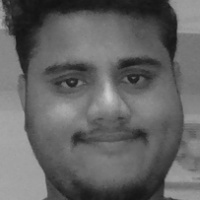
#> input picture Data/biplab.1000.jpg, 200 x 200 px, given in place of the camera
$ jupyter execute --allow-errors FaceTest.ipynb   (text cells are left out)
#> lines starting #> are read from the running program, lines starting #| are printed output that depends on the picture
[cell 1]
import cv2

[cell 2]
def generate_dataset():
    face_classifier = cv2.CascadeClassifier("haarcascade_frontalface_default.xml")
    def face_cropped(img):
        gray = cv2.cvtColor(img, cv2.COLOR_BGR2GRAY)
        faces = face_classifier.detectMultiScale(gray, 1.3, 5)

        if faces is ():
            return None
        for (x,y,w,h) in faces:
            cropped_face = img[y:y+h,x:x+w]
        return cropped_face

    cap = cv2.VideoCapture(0)
    img_id = 0

    while True:
        ret, frame = cap.read()
#> frame is the input picture: shape (200, 200, 3); min 18, max 206, mean 100.2
        if face_cropped(frame) is not None:
#> in face_cropped, `faces = face_classifier.detectMultiScale(gray, 1.3, 5)`: faces = [[23, 20, 162, 162]]
#> the loop in face_cropped, `for (x,y,w,h) in faces:` made 1 pass
#> pass 1, in face_cropped, `cropped_face = img[y:y+h,x:x+w]`:
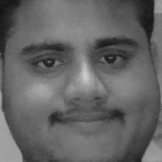
#> cropped_face: shape (162, 162, 3); min 19, max 206, mean 100.5
            img_id+=1
#> img_id = 1
            face = cv2.resize(face_cropped(frame), (200,200))
#> the loop in face_cropped (call 2), `for (x,y,w,h) in faces:` made 1 pass
            face = cv2.cvtColor(face, cv2.COLOR_BGR2GRAY)
#> face: shape (200, 200)
            #file_name_path = "data/"+"biplab."+str(img_id)+".jpg"
            file_name_path = "visualization images/"+str(img_id)+'.jpg'
#> file_name_path = 'visualization images/1.jpg'
            cv2.imwrite(file_name_path, face)
            cv2.putText(face, str(img_id), (50,50), cv2.FONT_HERSHEY_COMPLEX, 1, (0,255,0), 2 )
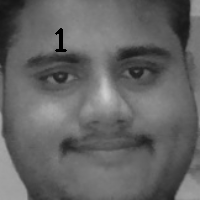
#> face: shape (200, 200); min 0, max 206, mean 100

            cv2.imshow("Cropped_Face", face)
            #if cv2.waitKey(1)==13 or int(img_id)==1000:
            if cv2.waitKey(1)==13 or int(img_id)==20:
#> (key Esc is pressed here)
                break

    cap.release()
    cv2.destroyAllWindows()
    print("Collecting pictures is completed !!!")
generate_dataset()

[cell 3]
import numpy as  np

[cell 4]
def my_label(image_name):
    name = image_name.split('.')[-3]

    if name=="biplab":
        return np.array([1,0,0])
    elif name=="sanchari":
        return np.array([0,1,0])
    elif name=="sumi":
        return np.array([0,0,1])

[cell 5]
import os
from random import shuffle
from tqdm import tqdm

[cell 6]
def my_data():
    data = []
    for img in tqdm(os.listdir("Data")):
        path=os.path.join("Data",img)
        img_data = cv2.imread(path, cv2.IMREAD_GRAYSCALE)
        img_data = cv2.resize(img_data, (50,50))
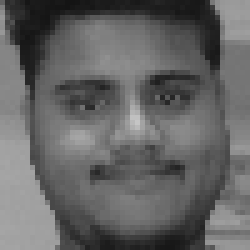
#> img_data: shape (50, 50) (shown 5 times larger); min 20, max 197, mean 100.3
        data.append([np.array(img_data), my_label(img)])
    shuffle(data)
    return data

[cell 7]
data = my_data()
#> data = 1 item

[cell 8]
train = data[:2400]
#> train = 1 item
test = data[2400:]
#> test = []
X_train = np.array([i[0] for i in train]).reshape(-1,50,50,1)
print(X_train.shape)
#| (1, 50, 50, 1)
y_train = [i[1] for i in train]
#> y_train = [[1, 0, 0]]
X_test = np.array([i[0] for i in test]).reshape(-1,50,50,1)
#> X_test = empty array
print(X_test.shape)
#| (0, 50, 50, 1)
y_test = [i[1] for i in test]
#> y_test = []

[cell 9]
import tensorflow as tf
import tflearn
from tflearn.layers.conv import conv_2d, max_pool_2d
from tflearn.layers.core import input_data, dropout, fully_connected
from tflearn.layers.estimator import regression

[cell 10]
tf.compat.v1.reset_default_graph()
#> (this line was passed over: tensorflow is not available in this run)
#> (the rest of this cell did not finish here and is left out)

[cell 11]
def visualization_Data():
    Vdata = []
    for img in tqdm(os.listdir("visualization images")):
        path = os.path.join("visualization images", img)
        img_num = img.split('.')[0]
        img_data = cv2.imread(path, cv2.IMREAD_GRAYSCALE)
#> img_data: shape (200, 200); min 19, max 206, mean 100.3
        img_data = cv2.resize(img_data, (50,50))
#> img_data: shape (50, 50)
        Vdata.append([np.array(img_data), img_num])
#> pass 2 of the loop in visualization_Data, `for img in tqdm(os.listdir("visualization images")):`:
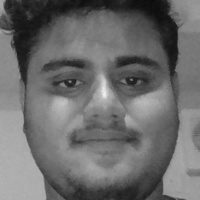
#> input picture visualization images/10.jpg, 200 x 200 px
#> in visualization_Data, img_data is the input picture: shape (200, 200); min 12, max 237, mean 107.8
#> in visualization_Data, `img_data = cv2.resize(img_data, (50,50))`:
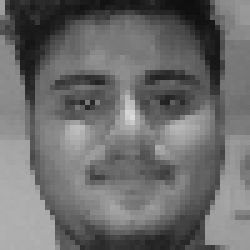
#> img_data: shape (50, 50) (shown 5 times larger); min 14, max 219, mean 108
#> pass 3 of the loop in visualization_Data, `for img in tqdm(os.listdir("visualization images")):`:
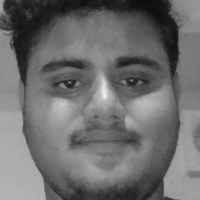
#> input picture visualization images/11.jpg, 200 x 200 px
#> in visualization_Data, img_data is the input picture: shape (200, 200); min 12, max 240, mean 109.2
#> in visualization_Data, `img_data = cv2.resize(img_data, (50,50))`:
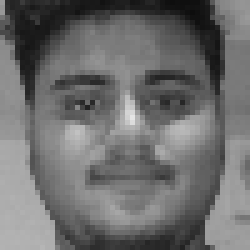
#> img_data: shape (50, 50) (shown 5 times larger); min 13, max 228, mean 109.3
    shuffle(Vdata)
    return Vdata

[cell 12]
Vdata = visualization_Data()
#> Vdata = 3 items

[cell 13]
import matplotlib.pyplot as plt

fig = plt.figure(figsize=(20,20))
#> (the rest of this cell did not finish here and is left out)

[cell 14]
import numpy as np
import matplotlib.pyplot as plt
import seaborn as sns
from sklearn.metrics import confusion_matrix

[cell 15]
y_pred = []
for data in X_test:
    prediction = model.predict([data])[0]
    predicted_label = np.argmax(prediction)
    y_pred.append(predicted_label)
#> this loop made 0 passes
#> after the loop, y_pred = []

#> (the rest of this cell did not finish here and is left out)
